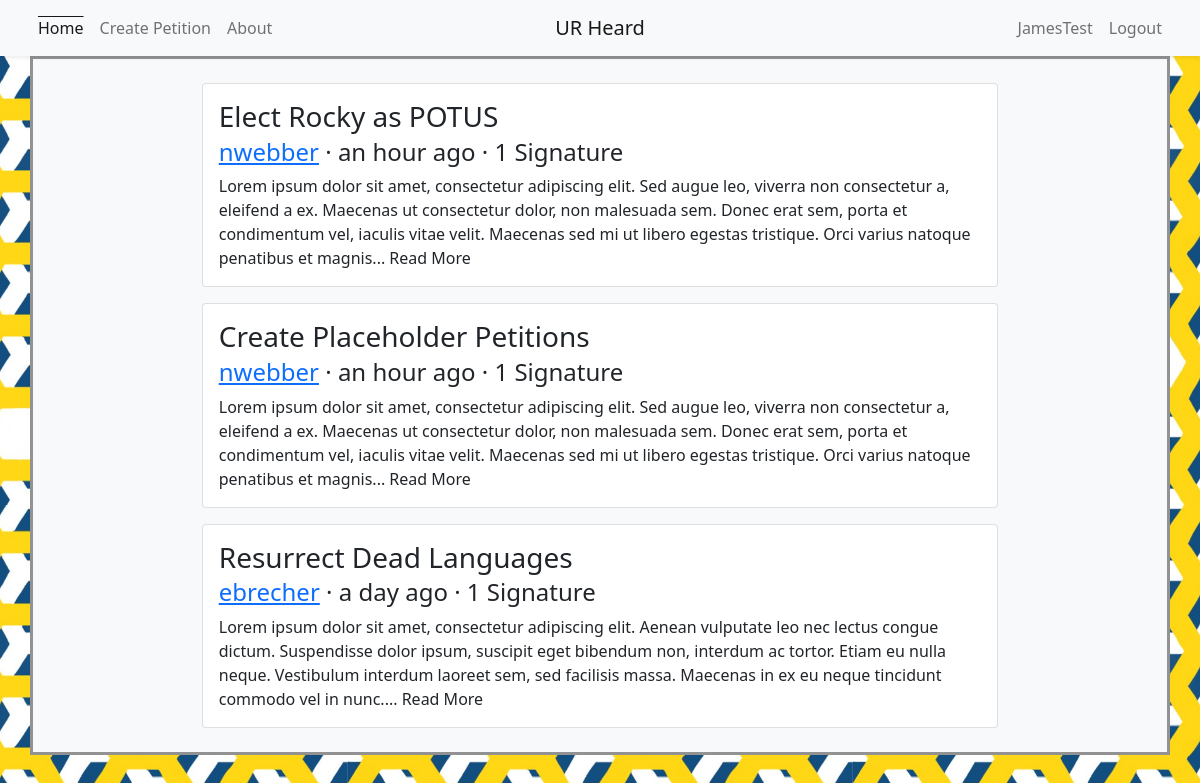
Screenshot of / (signed in) with the database file from the repository.
### models.py (models this page shows, shortened)
class User(UserMixin, db.Model):
	__tablename__ = 'user'
	id = db.Column(db.Integer, primary_key=True)
	name = db.Column(db.String(50), nullable=False, unique=True, index=True)
	email = db.Column(db.String(50), unique=True, index=True)
	password_hash = db.Column(db.String(128))
	@property
	def password(self):
		raise AttributeError('password is not a readable attribute')

class Petition(db.Model):
	__tablename__ = 'petition'
	id = db.Column(db.Integer, primary_key=True)
	title = db.Column(db.String(80), nullable=False)
	body = db.Column(db.Text, nullable=False)
	author_id = db.Column(db.Integer, db.ForeignKey('user.id'), nullable=False)
	author = db.relationship('User', backref='petition')
	timestamp = db.Column(db.DateTime, default=datetime.utcnow)
	signers = db.relationship('User', secondary=signature, backref='signed_petitions')
	initial_signatures = 0
	signature_count = db.Column(db.Integer, default=initial_signatures)

### app.py (the view)
@app.route('/', methods=['GET', 'POST'])
def index():
	petitions = Petition.query.order_by(Petition.timestamp.desc()).all()
	return render_template('index.html', petitions=petitions)

### app.py (called while the page is built)
@login_manager.user_loader
def load_user(user_id):
	return User.query.get(int(user_id))

### templates/index.html (shortened to what this page needs)
{% extends "base.html" %}
{% block content %}
	<div class="container">
		<div class="d-flex flex-wrap justify-content-center">
		{% for petition in petitions %}
			<article class="card m-2 w-75">
				<a href="{{ url_for ('petition', id=petition.id) }}" class="text-body text-decoration-none">
					<div class="card-body">
						<h3 class="card-title font-weight-bold">{{petition.title}}</h3>
						<h4 class="card-subtitle mb-2"><object><a href="{{ url_for ('profile', id=petition.author_id) }}">{{petition.author.name}}</a></object> &middot; {{ moment(petition.timestamp).fromNow() }} &middot; {{ petition.signature_count }} {{'Signature' if petition.signature_count==1 else 'Signatures'}}</h4>
						<p class="card-text">{{petition.body | truncate(325, false, end='... Read More', leeway=10) }}</p>
					</div>
				</a>
			</article>
		{% endfor %}
		</div>
	</div>
{% endblock content %}

### templates/base.html (shortened to what this page needs)
{% from 'bootstrap/nav.html' import render_nav_item %}
{% from 'bootstrap/utils.html' import render_messages %}
{% import "bootstrap/form.html" as wtf %}
<!DOCTYPE html>
<html lang="en">
	<head>
		{% block head %}
			{% block styles %}
				<link href="https://cdn.jsdelivr.net/npm/bootstrap@5.0.0-beta1/dist/css/bootstrap.min.css" rel="stylesheet">
			{% endblock styles %}
		{% endblock head %}
	</head>
	<body>
		<nav class="navbar navbar-expand-sm bg-light navbar-light sticky-top shadow-sm">
			<div class="container justify-content-around px-0">
				<ul class="navbar-nav ml-auto w-50">
					{{ render_nav_item('index', 'Home', use_li=True) }}
					{{ render_nav_item('create', 'Create Petition', use_li=True) }}
					{{ render_nav_item('about', 'About', use_li=True) }}
				</ul>
				<a href="/" class="navbar-brand mx-auto d-block text-center w-25">UR Heard</a>
				<ul class="navbar-nav mr-auto w-50 justify-content-end">
					{% if current_user.is_authenticated %}
						{{ render_nav_item('profile', current_user.name, use_li=True, id=current_user.id) }}
						{{ render_nav_item('logout', 'Logout', use_li=True) }}
					{% else %}
						{{ render_nav_item('login', 'Login', use_li=True) }}
						{{ render_nav_item('register', 'Register', use_li=True) }}
					{% endif %}
				</ul>
			</div>
		</nav>
		<div class="container bg-light" id="shadow">
			<div class="container bg-light" id="content">
			{% block content %}
			{% endblock content %}
			</div>
		</div>
	</body>
</html>

### rows the page displays
User: name+id "JamesTest"
Petition: title "Elect Rocky as POTUS", author.name "nwebber", timestamp "an hour ago", signature_count "1", signature_count "Signature", body "Lorem ipsum dolor sit amet, consectetur adipiscing elit. Sed augue leo, viverra non consectetur a, eleifend a ex. Maecenas ut consectetur dolor, non malesuada sem. Donec erat sem, porta et condimentum vel, iaculis vitae velit. Maecenas sed mi ut libero egestas tristique. Orci varius natoque penatibus et magnis... Read More"
Petition: title "Create Placeholder Petitions", author.name "nwebber", timestamp "an hour ago", signature_count "1", signature_count "Signature", body "Lorem ipsum dolor sit amet, consectetur adipiscing elit. Sed augue leo, viverra non consectetur a, eleifend a ex. Maecenas ut consectetur dolor, non malesuada sem. Donec erat sem, porta et condimentum vel, iaculis vitae velit. Maecenas sed mi ut libero egestas tristique. Orci varius natoque penatibus et magnis... Read More"
Petition: title "Resurrect Dead Languages", author.name "ebrecher", timestamp "a day ago", signature_count "1", signature_count "Signature", body "Lorem ipsum dolor sit amet, consectetur adipiscing elit. Aenean vulputate leo nec lectus congue dictum. Suspendisse dolor ipsum, suscipit eget bibendum non, interdum ac tortor. Etiam eu nulla neque. Vestibulum interdum laoreet sem, sed facilisis massa. Maecenas in ex eu neque tincidunt commodo vel in nunc.... Read More"

### other values shown
{{ render_nav_item('index', 'Home', use_li=True) }} "Home"
{{ render_nav_item('create', 'Create Petition', use_li=True) }} "Create Petition"
{{ render_nav_item('about', 'About', use_li=True) }} "About"
{{ render_nav_item('logout', 'Logout', use_li=True) }} "Logout"
